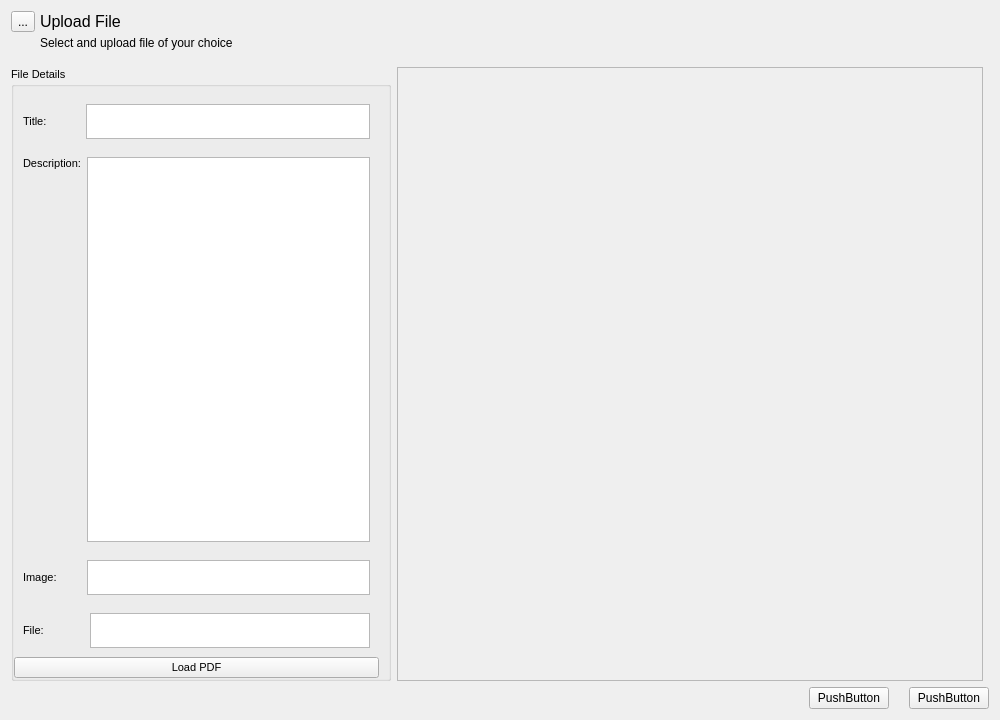
<?xml version="1.0" encoding="UTF-8"?>
<ui version="4.0">
 <class>PDFEditorWidget</class>
 <widget class="QWidget" name="PDFEditorWidget">
  <property name="geometry">
   <rect>
    <x>0</x>
    <y>0</y>
    <width>1000</width>
    <height>720</height>
   </rect>
  </property>
  <property name="minimumSize">
   <size>
    <width>600</width>
    <height>400</height>
   </size>
  </property>
  <layout class="QGridLayout" name="gridLayout">
   <item row="2" column="0" colspan="3" alignment="Qt::AlignRight">
    <widget class="QWidget" name="widget_5" native="true">
     <layout class="QHBoxLayout" name="horizontalLayout">
      <property name="spacing">
       <number>20</number>
      </property>
      <property name="leftMargin">
       <number>0</number>
      </property>
      <property name="topMargin">
       <number>0</number>
      </property>
      <property name="rightMargin">
       <number>0</number>
      </property>
      <property name="bottomMargin">
       <number>0</number>
      </property>
      <item>
       <widget class="QPushButton" name="pushButton_2">
        <property name="text">
         <string>PushButton</string>
        </property>
       </widget>
      </item>
      <item>
       <widget class="QPushButton" name="pushButton">
        <property name="text">
         <string>PushButton</string>
        </property>
       </widget>
      </item>
     </layout>
    </widget>
   </item>
   <item row="0" column="0" colspan="3" alignment="Qt::AlignTop">
    <widget class="QWidget" name="widget_6" native="true">
     <layout class="QGridLayout" name="gridLayout_2">
      <property name="leftMargin">
       <number>0</number>
      </property>
      <property name="topMargin">
       <number>0</number>
      </property>
      <property name="rightMargin">
       <number>0</number>
      </property>
      <property name="bottomMargin">
       <number>11</number>
      </property>
      <property name="horizontalSpacing">
       <number>5</number>
      </property>
      <property name="verticalSpacing">
       <number>4</number>
      </property>
      <item row="0" column="1">
       <widget class="QLabel" name="label_5">
        <property name="font">
         <font>
          <pointsize>12</pointsize>
         </font>
        </property>
        <property name="text">
         <string>Upload File</string>
        </property>
       </widget>
      </item>
      <item row="1" column="1">
       <widget class="QLabel" name="label_6">
        <property name="text">
         <string>Select and upload file of your choice</string>
        </property>
       </widget>
      </item>
      <item row="0" column="0">
       <widget class="QToolButton" name="toolButton">
        <property name="text">
         <string>...</string>
        </property>
        <property name="icon">
         <iconset>
          <normaloff>../24-design/Qss/icons/Icons/feather/settings.png</normaloff>../24-design/Qss/icons/Icons/feather/settings.png</iconset>
        </property>
       </widget>
      </item>
     </layout>
    </widget>
   </item>
   <item row="1" column="0">
    <widget class="QGroupBox" name="groupBox">
     <property name="maximumSize">
      <size>
       <width>380</width>
       <height>16777215</height>
      </size>
     </property>
     <property name="font">
      <font>
       <pointsize>8</pointsize>
      </font>
     </property>
     <property name="title">
      <string>File Details</string>
     </property>
     <property name="flat">
      <bool>false</bool>
     </property>
     <property name="checkable">
      <bool>false</bool>
     </property>
     <layout class="QVBoxLayout" name="verticalLayout">
      <property name="spacing">
       <number>0</number>
      </property>
      <property name="leftMargin">
       <number>0</number>
      </property>
      <property name="bottomMargin">
       <number>0</number>
      </property>
      <item alignment="Qt::AlignTop">
       <widget class="QWidget" name="widget" native="true">
        <layout class="QHBoxLayout" name="horizontalLayout_2">
         <item>
          <widget class="QLabel" name="label">
           <property name="text">
            <string>Title:           </string>
           </property>
          </widget>
         </item>
         <item>
          <widget class="QTextEdit" name="textEdit_2">
           <property name="maximumSize">
            <size>
             <width>16777215</width>
             <height>35</height>
            </size>
           </property>
          </widget>
         </item>
        </layout>
       </widget>
      </item>
      <item>
       <widget class="QWidget" name="widget_4" native="true">
        <layout class="QHBoxLayout" name="horizontalLayout_5">
         <item alignment="Qt::AlignTop">
          <widget class="QLabel" name="label_4">
           <property name="text">
            <string>Description:</string>
           </property>
          </widget>
         </item>
         <item>
          <widget class="QTextEdit" name="textEdit"/>
         </item>
        </layout>
       </widget>
      </item>
      <item alignment="Qt::AlignTop">
       <widget class="QWidget" name="widget_2" native="true">
        <layout class="QHBoxLayout" name="horizontalLayout_3">
         <item>
          <widget class="QLabel" name="label_2">
           <property name="text">
            <string>Image:        </string>
           </property>
          </widget>
         </item>
         <item>
          <widget class="QTextBrowser" name="textBrowser_2">
           <property name="maximumSize">
            <size>
             <width>16777215</width>
             <height>35</height>
            </size>
           </property>
          </widget>
         </item>
        </layout>
       </widget>
      </item>
      <item alignment="Qt::AlignTop">
       <widget class="QWidget" name="widget_3" native="true">
        <layout class="QHBoxLayout" name="horizontalLayout_4">
         <item>
          <widget class="QLabel" name="label_3">
           <property name="text">
            <string>File:             </string>
           </property>
          </widget>
         </item>
         <item>
          <widget class="QTextBrowser" name="textBrowser_3">
           <property name="maximumSize">
            <size>
             <width>16777215</width>
             <height>35</height>
            </size>
           </property>
          </widget>
         </item>
        </layout>
       </widget>
      </item>
      <item>
       <widget class="QPushButton" name="pushButtonLoadPDF">
        <property name="text">
         <string>Load PDF</string>
        </property>
       </widget>
      </item>
     </layout>
    </widget>
   </item>
   <item row="1" column="1">
    <widget class="QScrollArea" name="scrollArea">
     <property name="widgetResizable">
      <bool>true</bool>
     </property>
     <widget class="QWidget" name="scrollAreaWidgetContents_3">
      <property name="geometry">
       <rect>
        <x>0</x>
        <y>0</y>
        <width>588</width>
        <height>608</height>
       </rect>
      </property>
      <layout class="QVBoxLayout" name="verticalLayout_2">
       <item>
        <widget class="QWidget" name="scrollAreaWidgetContents_4" native="true">
         <property name="minimumSize">
          <size>
           <width>550</width>
           <height>0</height>
          </size>
         </property>
        </widget>
       </item>
      </layout>
     </widget>
    </widget>
   </item>
  </layout>
 </widget>
 <resources/>
 <connections/>
</ui>
